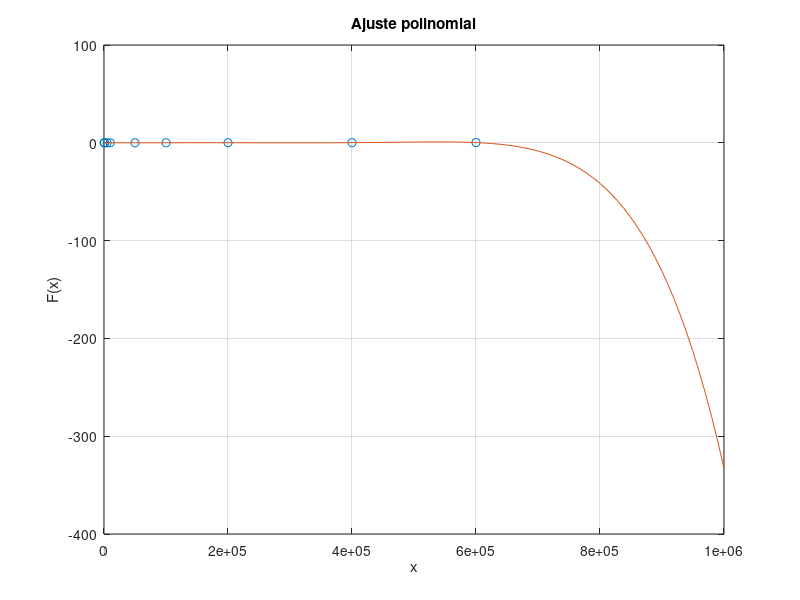

Source code (MATLAB):
%%VALORES DE X 
x=[100,1000,5000,10000,50000,100000,200000,400000,600000];

%%VALORES DE Y = F(x) en Milisegundos
%merge_sort
ym=[0.0000159740448,0.00021195411682,0.0012760162354,0.0025780200958,0.0138089657,0.0425460339,0.0675368309,0.1365249157,0.2266058922];

%%OBTENER UN POLINOMIO QUE SE AJUSTE A LOS PUNTOS X Y Y
grado=6; 				%%GRADO DEL POLINOMIO DE AJUSTE
p=polyfit(x,ym,grado)	%%FUNCION QUE REALIZA EL AJUSTE POLINOMIAL

%%SE CREA UN ESPACIO PARA REALIZAR UNA GRAFICA EN 
%%DONDE SE COMPARA LA CURVA AJUSTADA CONTRA LOS 
%%VALORES EXPERIMENTALES
xi=linspace(0,1000000);      %%ESPACIO DE PUNTOS PARA Xi 5000,
z=polyval(p,xi);				%%EVALUACION DEL POLINOMIO P EN EL ESPACIO Xi

%%SE REALIZA LA FIGURA CORRESPONDIENTE
figure(1);
plot(x,ym,'o',xi,z,'-'),grid;
ylabel('F(x)');
xlabel('x');
title('Ajuste polinomial');